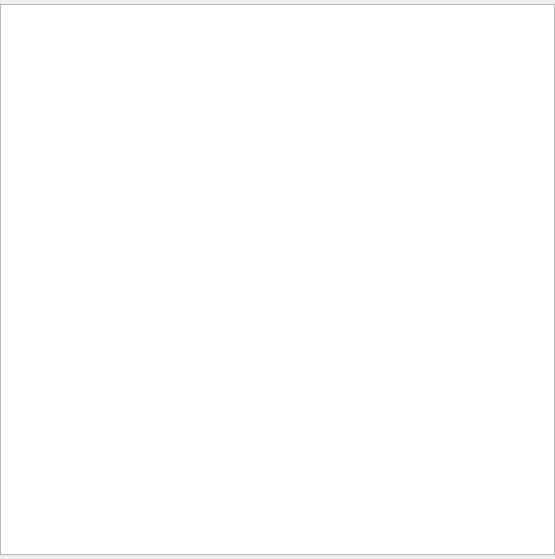
<?xml version="1.0" encoding="UTF-8"?>
<ui version="4.0">
    <class>QRAVEMetaWidgetBase</class>
    <widget class="QDockWidget" name="QRAVEMetaWidgetBase">
        <property name="geometry">
            <rect>
                <x>0</x>
                <y>0</y>
                <width>555</width>
                <height>559</height>
            </rect>
        </property>
        <property name="windowTitle">
            <string>Riverscapes Meta</string>
        </property>
        <widget class="QWidget" name="dockWidgetContents">
            <layout class="QVBoxLayout" name="verticalLayout">
                <property name="spacing">
                    <number>0</number>
                </property>
                <property name="leftMargin">
                    <number>0</number>
                </property>
                <property name="topMargin">
                    <number>4</number>
                </property>
                <property name="rightMargin">
                    <number>0</number>
                </property>
                <property name="bottomMargin">
                    <number>4</number>
                </property>
                <item>
                    <widget class="QTreeView" name="treeView">
                        <property name="editTriggers">
                            <set>QAbstractItemView::NoEditTriggers</set>
                        </property>
                        <property name="showDropIndicator" stdset="0">
                            <bool>false</bool>
                        </property>
                        <property name="alternatingRowColors">
                            <bool>true</bool>
                        </property>
                        <property name="indentation">
                            <number>0</number>
                        </property>
                        <property name="sortingEnabled">
                            <bool>false</bool>
                        </property>
                        <property name="headerHidden">
                            <bool>false</bool>
                        </property>
                    </widget>
                </item>
            </layout>
        </widget>
    </widget>
    <resources />
    <connections />
</ui>
